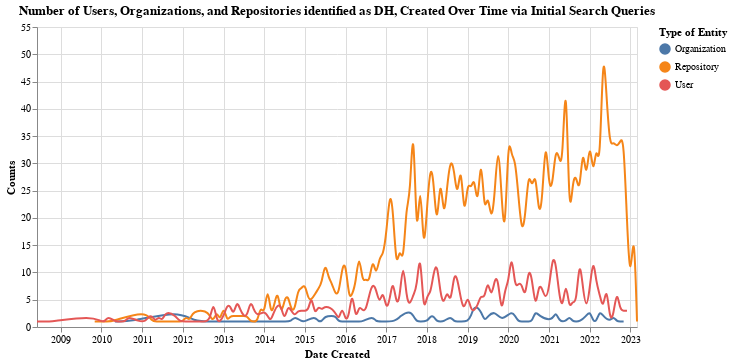

Here is the notebook cell this chart was saved with:
### Code cell
initial_chart

### Figure 1 — Vega-Lite specification as saved in the notebook (floating-point values rounded to 4 significant figures; data arrays with more than 128 entries replaced by an {"elided": "..."} marker saying what was removed)
{"$schema": "https://vega.github.io/schema/vega-lite/v5.6.1.json", "config": {"view": {"continuousHeight": 300, "continuousWidth": 300}}, "data": {"name": "data-0d8c13f58d107d8873fdd92a5ab8b961"}, "datasets": {"data-0d8c13f58d107d8873fdd92a5ab8b961": {"elided": "375 records"}}, "height": 300, "layer": [{"encoding": {"color": {"field": "data_type", "title": "Type of Entity", "type": "nominal"}, "x": {"axis": {"format": "%Y"}, "field": "date", "title": "Date Created", "type": "temporal"}, "y": {"field": "counts", "title": "Counts", "type": "quantitative"}}, "mark": {"interpolate": "basis", "type": "line"}}, {"encoding": {"opacity": {"value": 0}, "x": {"field": "date", "type": "temporal"}}, "mark": {"type": "point"}, "name": "view_4"}, {"encoding": {"color": {"field": "data_type", "title": "Type of Entity", "type": "nominal"}, "opacity": {"condition": {"empty": false, "param": "param_4", "value": 1}, "value": 0}, "x": {"axis": {"format": "%Y"}, "field": "date", "title": "Date Created", "type": "temporal"}, "y": {"field": "counts", "title": "Counts", "type": "quantitative"}}, "mark": {"type": "point"}}, {"encoding": {"x": {"field": "date", "type": "temporal"}}, "mark": {"color": "gray", "type": "rule"}, "transform": [{"filter": {"empty": false, "param": "param_4"}}]}, {"encoding": {"color": {"field": "data_type", "title": "Type of Entity", "type": "nominal"}, "text": {"condition": {"empty": false, "field": "counts", "param": "param_4"}, "value": " "}, "x": {"axis": {"format": "%Y"}, "field": "date", "title": "Date Created", "type": "temporal"}, "y": {"field": "counts", "title": "Counts", "type": "quantitative"}}, "mark": {"align": "left", "dx": 5, "dy": -5, "type": "text"}}], "params": [{"name": "param_4", "select": {"encodings": ["x"], "nearest": true, "on": "mouseover", "type": "point"}, "views": ["view_4"]}], "title": "Number of Users, Organizations, and Repositories identified as DH, Created Over Time via Initial Search Queries", "width": 600}
